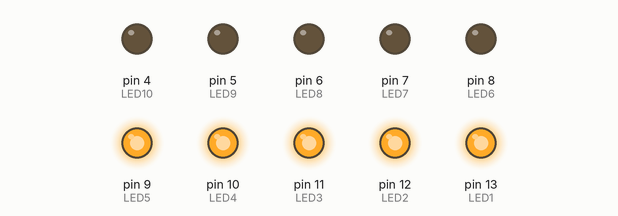
Simulated run of this sketch. Board: Arduino Uno, built with avr-gcc and run on an emulated ATmega328P. Shown: output pins drawn as LEDs (lit = HIGH).

Above: at 0.15 s.
At 39.93 s:
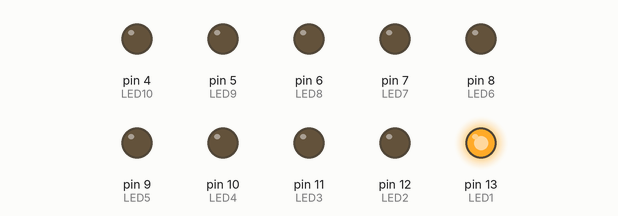
Timing chart, 0 to 40.2 s (numbered marks = the images above):
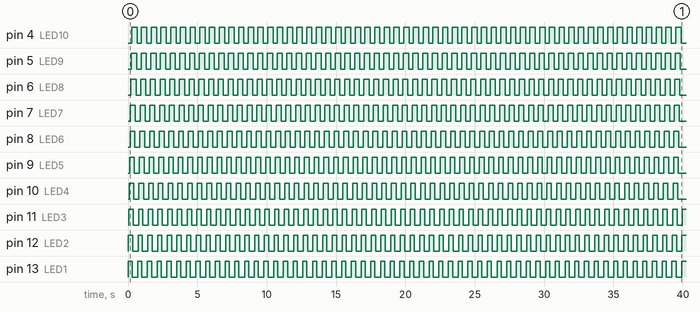

The sketch:

simple_10_led_pattern.ino
```cpp
//A simple pattern program for 10 LEDs in a row
//connect all cathodes to ground pin in aurduino and all anodes to each respective slots (i.e from 13 to 4)


int LED1 = 13;
int LED2 = 12;
int LED3 = 11;
int LED4 = 10;
int LED5 = 9;
int LED6 = 8;
int LED7 = 7;
int LED8 = 6;
int LED9 = 5;
int LED10 = 4;

void setup() {
   pinMode(LED1, OUTPUT);
   pinMode(LED2, OUTPUT);
   pinMode(LED3, OUTPUT);
   pinMode(LED4, OUTPUT);
   pinMode(LED5, OUTPUT);
   pinMode(LED6, OUTPUT);
   pinMode(LED7, OUTPUT);
   pinMode(LED8, OUTPUT);
   pinMode(LED9, OUTPUT);
   pinMode(LED10, OUTPUT);
}


void loop() {
  digitalWrite(LED1, HIGH);
  delay(30);
  digitalWrite(LED2, HIGH);
  delay(30);
  digitalWrite(LED3, HIGH);
  delay(30);
  digitalWrite(LED4, HIGH);
  delay(30);
  digitalWrite(LED5, HIGH);
  delay(30);
  digitalWrite(LED6, HIGH);
  delay(30);
  digitalWrite(LED7, HIGH);
  delay(30);
  digitalWrite(LED8, HIGH);
  delay(30);
  digitalWrite(LED9, HIGH);
  delay(30);
  digitalWrite(LED10, HIGH);
  delay(30);


  digitalWrite(LED1, LOW);
  delay(40);
  digitalWrite(LED2, LOW);
  delay(40);
  digitalWrite(LED3, LOW);
  delay(40);
  digitalWrite(LED4, LOW);
  delay(40);
  digitalWrite(LED5, LOW);
  delay(40);
  digitalWrite(LED6, LOW);
  delay(40);
  digitalWrite(LED7, LOW);
  delay(40);
  digitalWrite(LED8, LOW);
  delay(40);
  digitalWrite(LED9, LOW);
  delay(40);
  digitalWrite(LED10, LOW);
  delay(40);

}
```

Measured:
- by itself, pin 4 (LED10): alternates HIGH for 0.39 s and LOW for 0.31 s
- by itself, pin 5 (LED9): alternates HIGH for 0.38 s and LOW for 0.32 s
- by itself, pin 6 (LED8): alternates HIGH for 0.37 s and LOW for 0.33 s
- by itself, pin 7 (LED7): alternates HIGH for 0.36 s and LOW for 0.34 s
- by itself, pin 8 (LED6): alternates HIGH for 0.35 s and LOW for 0.35 s
- by itself, pin 9 (LED5): alternates HIGH for 0.34 s and LOW for 0.36 s
- by itself, pin 10 (LED4): alternates HIGH for 0.33 s and LOW for 0.37 s
- by itself, pin 11 (LED3): alternates HIGH for 0.32 s and LOW for 0.38 s
